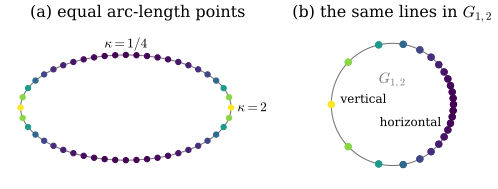

Here is the Python script that generated this plot:
"""Figure 46.6.1: the derivative of the tangent projection is the curvature.

(a) the ellipse (2 cos t, sin t) with 48 points at equal arc-length spacing, coloured by the curvature kappa.
(b) the tangent lines at these points as points of G_{1,2} (coordinates (P11 - P22, 2 P12) of Figure 46.3.1): where the ellipse
is flat the points crowd together, where it bends they spread out; consecutive points are about 2 kappa ds apart
along the circle (the angle is doubled), and the operator-norm speed |dP/ds| equals kappa.

Run from the project root: PYTHONPATH=tools python3 chapters/46-varifold-background/figures/fig-46-6-1-tangent-map.py
"""
import sys
from pathlib import Path

import numpy as np

sys.path.insert(0, str(Path(__file__).resolve().parents[1] / "lib"))
import dgfig  # noqa: E402

dgfig.setup()
import matplotlib.pyplot as plt  # noqa: E402

import var46 as v  # noqa: E402

C = dgfig.COLORS
L = v.ellipse_length_total()
tg = np.linspace(0, 2 * np.pi, 20001)
sg = np.concatenate([[0.0], np.cumsum(0.5 * (v.ellipse_speed(tg[1:]) + v.ellipse_speed(tg[:-1])) * np.diff(tg))])
sg *= L / sg[-1]
M = 48
s = np.arange(M) * L / M
t = np.interp(s, sg, tg)
X = v.ellipse(t)
T = v.ellipse_tangent(t)
P = v.dir_proj(T)
xy = v.proj_coords(P)

# self-check: antipodal points have the same tangent line, so the 48 points give 24 points of G_{1,2}
assert np.allclose(P[: M // 2], P[M // 2:])
# horizontal line -> (1, 0), vertical line -> (-1, 0)
assert np.allclose(v.proj_coords(v.dir_proj(np.array([[1.0, 0.0], [0.0, 1.0]]))), [[1, 0], [-1, 0]])
# self-check: |dP/ds|_op = kappa (finite differences in arc length)
for t0 in (0.0, 0.4, np.pi / 2):
    h = 1e-6
    dP = (v.dir_proj(v.ellipse_tangent(t0 + h)) - v.dir_proj(v.ellipse_tangent(t0 - h))) / (2 * h * v.ellipse_speed(t0))
    assert abs(np.linalg.norm(dP, 2) - v.ellipse_kappa(t0)) < 1e-6

kap = v.ellipse_kappa(t)
cmap = plt.get_cmap("viridis")
cols = cmap((kap - kap.min()) / (kap.max() - kap.min()))

fig, axes = plt.subplots(1, 2, figsize=(6.4, 2.9), gridspec_kw={"width_ratios": [1.5, 1], "wspace": 0.15})
ax = axes[0]
tt = np.linspace(0, 2 * np.pi, 400)
ax.plot(*v.ellipse(tt).T, color=C["aux"], lw=0.8)
sc = ax.scatter(X[:, 0], X[:, 1], c=kap, cmap=cmap, s=16, zorder=3, vmin=kap.min(), vmax=kap.max())
ax.set_aspect("equal")
ax.set_xlim(-2.3, 2.75)
ax.set_ylim(-1.45, 1.57)
ax.set_axis_off()
ax.text(2.12, 0.0, r"$\kappa = 2$", fontsize=10, ha="left", va="center")
ax.text(0.0, 1.08, r"$\kappa = 1/4$", fontsize=10, ha="center", va="bottom")
ax.set_title("(a) equal arc-length points", fontsize=12)

ax = axes[1]
ax.plot(np.cos(tt), np.sin(tt), color=C["aux"], lw=0.8)
ax.scatter(xy[:, 0], xy[:, 1], c=cols, s=22, zorder=3)
ax.text(0, 0.4, r"$G_{1,2}$", fontsize=11, ha="center", va="center", color=C["aux"])
ax.text(-0.85, 0.08, "vertical", fontsize=9, ha="left", va="center")
ax.text(0.8, -0.3, "horizontal", fontsize=9, ha="right", va="center")
ax.set_aspect("equal")
ax.set_xlim(-1.45, 1.45)
ax.set_ylim(-1.3, 1.3)
ax.set_axis_off()
ax.set_title(r"(b) the same lines in $G_{1,2}$", fontsize=12)

dgfig.save(fig, __file__)
print("kappa range", kap.min().round(4), kap.max().round(4))
